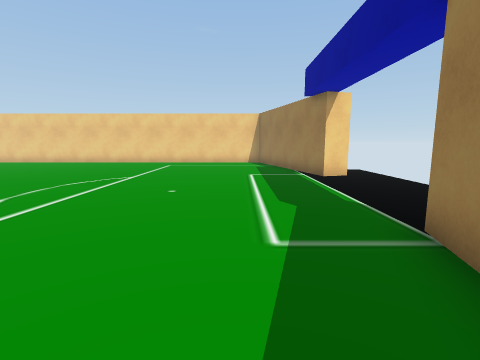
view 1 (above)

19 first-person views from a walk through a scene from a Unity 3-D project. The camera is 1.2 m above the floor, tilts 8° down and sees 85° across. The floor is counted in squares, 1 m on a side. Each view is taken from the middle of a square. On the plan, view 1 faces up. The plan holds only what a view shows up to about 12 squares ahead; the rest is blank.

view 2
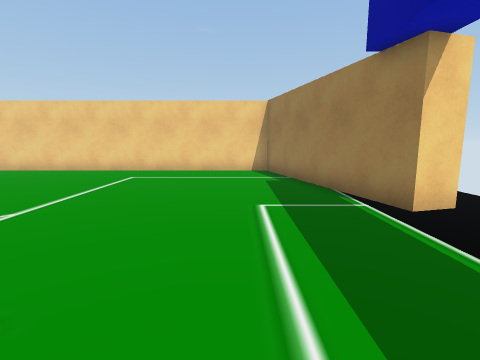

view 3
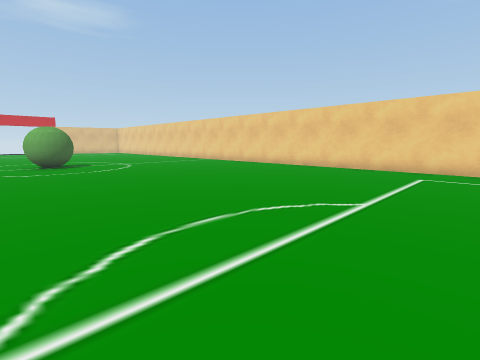

view 4
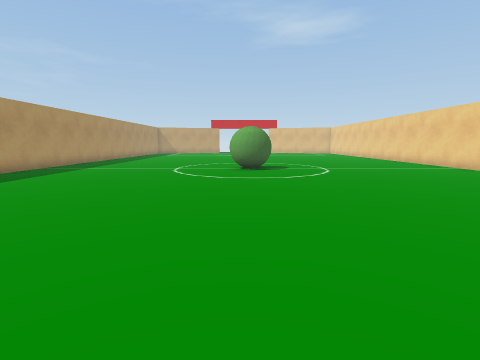

view 5
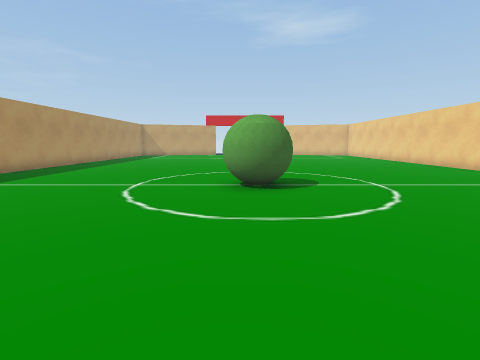

view 6
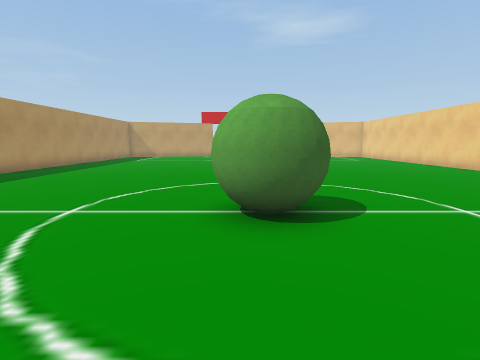

view 7
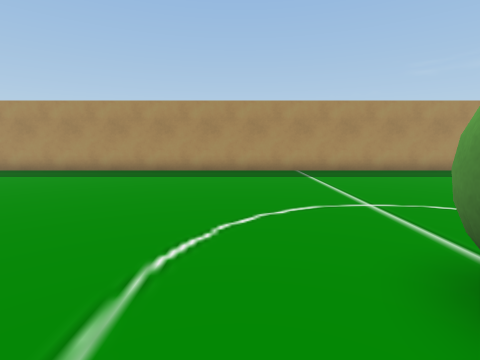

view 8
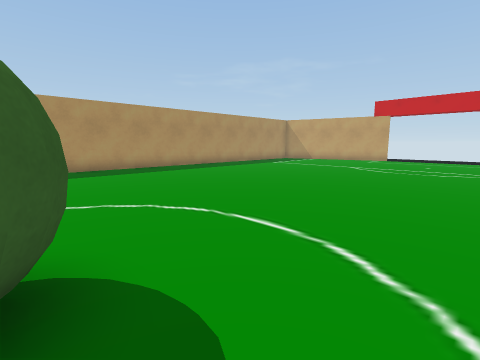

view 9
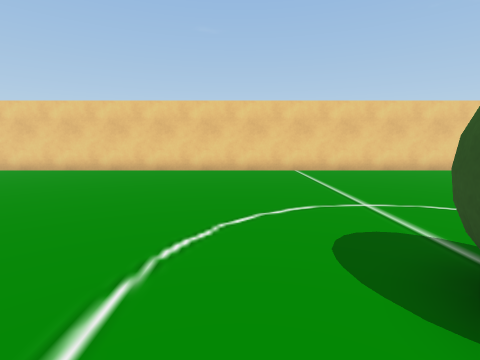

view 10
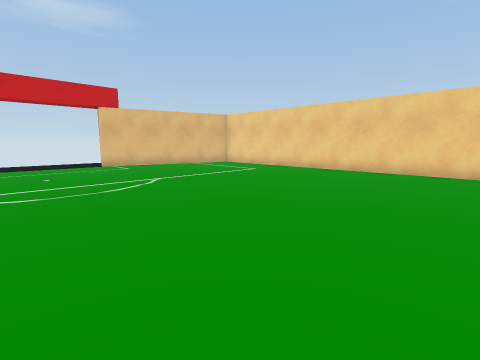

view 11
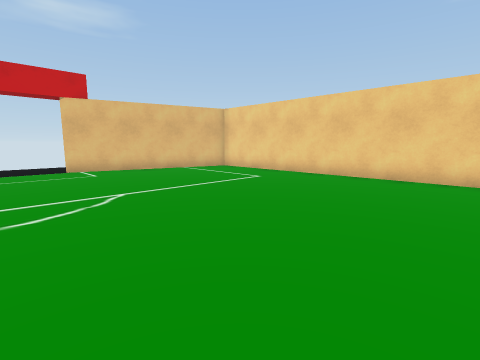

view 12
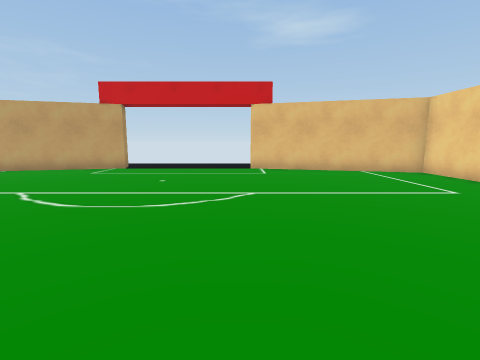

view 13
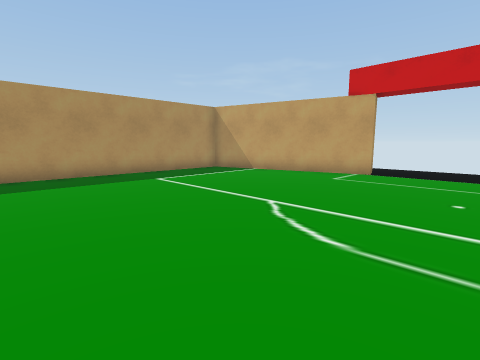

view 14
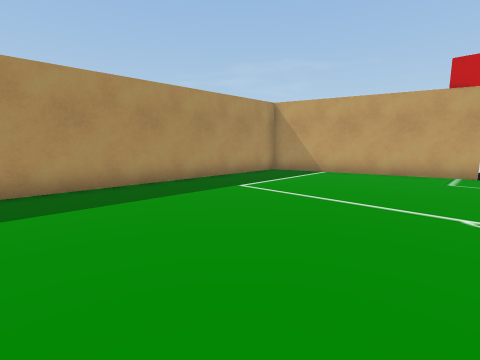

view 15
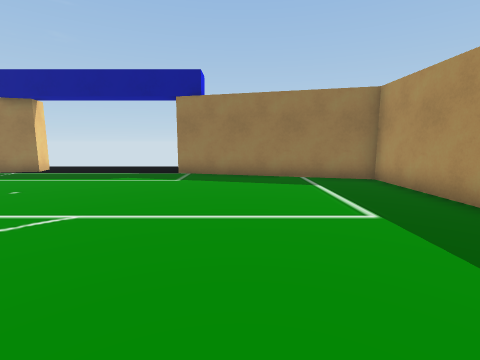

view 16
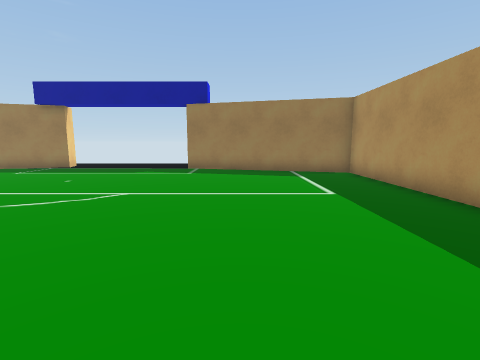

view 17
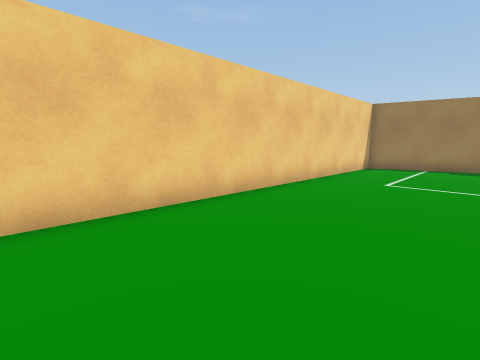

view 18
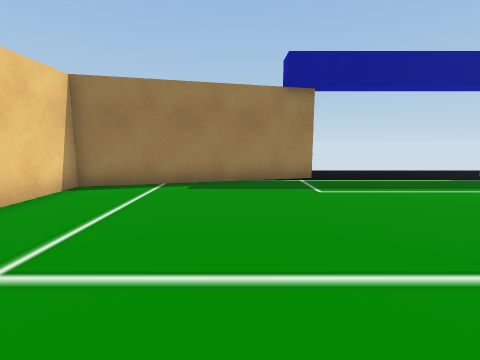

view 19
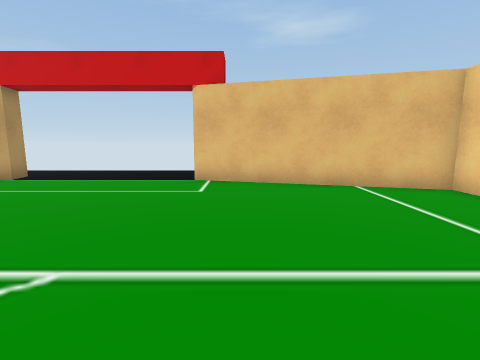

### Floor plan
Points are (right, up) in squares from view 1. A wall is a line through its corners. A room is listed if a view was taken in it or the views show most of it. See-through windows are left out.
Room 1 (views 1, 2, 3, 4, 5, 6, 7, 8, 9, 10, 11, 12, 13, 14, 15, 16, 17, 18, 19)
walls: (4.1, 9.8) (3.1, 9.5) (1.2, 16.5) (-35.7, 16.5) (-37.6, 9.5); (-38.6, 3.2) (-37.6, 3.5) (-35.7, -3.5) (0.7, -3.5) (2.6, 3.5)
objects: ball (-18, 6) to (-17, 7)

Positions as (right, up) in squares from view 1, and headings:
1: (0, 0), facing up
2: (0, 5), facing up
3: (-2, 4), facing up-left
4: (-5, 6), facing left
5: (-10, 6), facing left
6: (-13, 6), facing left
7: (-15, 8), facing down
8: (-18, 9), facing down-left
9: (-20, 5), facing up
10: (-23, 5), facing up-left
11: (-25, 7), facing up-left
12: (-25, 9), facing left
13: (-27, 7), facing down-left
14: (-26, 4), facing down-left
15: (-8, 1), facing right
16: (-10, 1), facing right
17: (-12, 12), facing up-right
18: (-6, 12), facing right
19: (-29, 11), facing left
